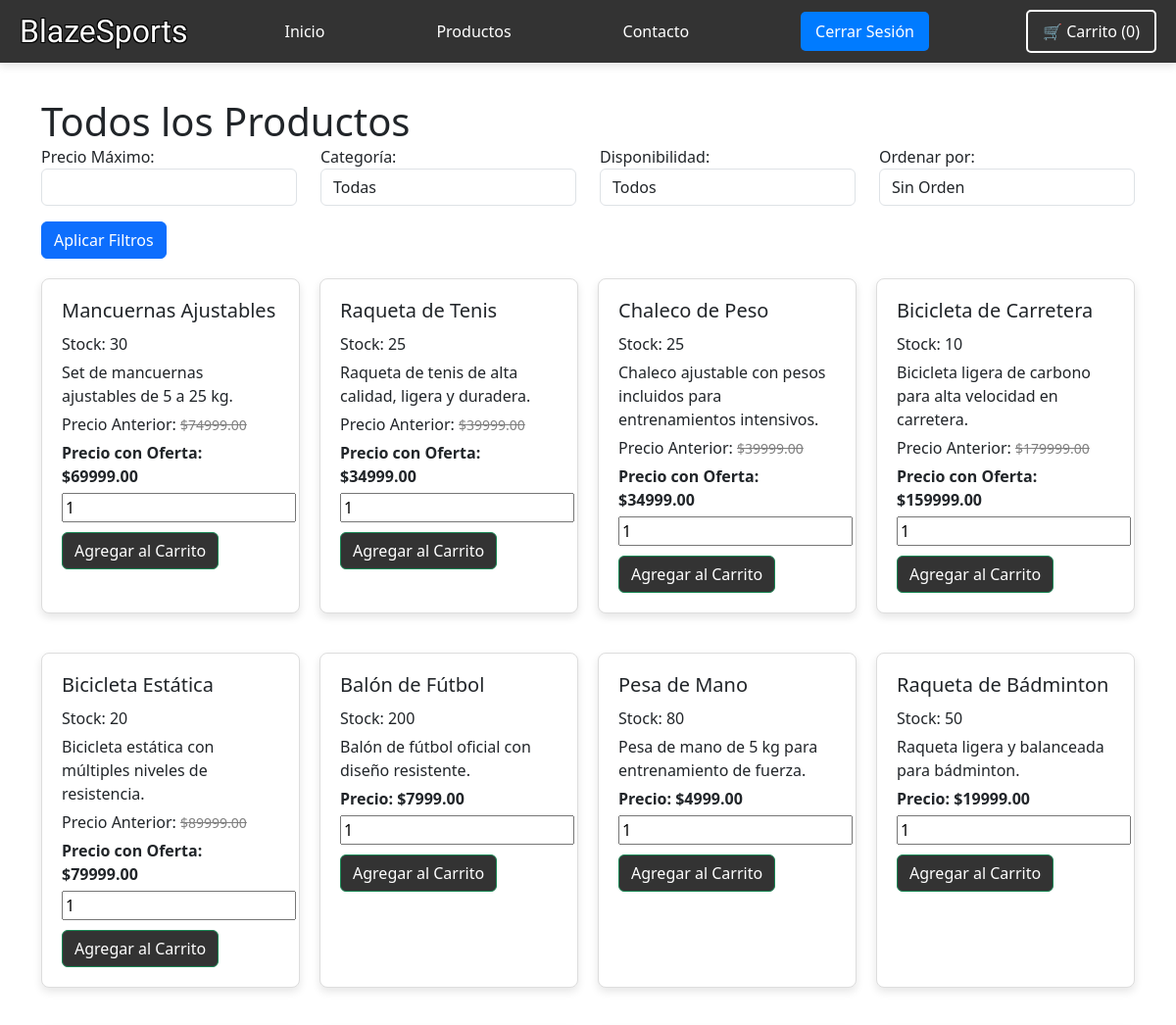
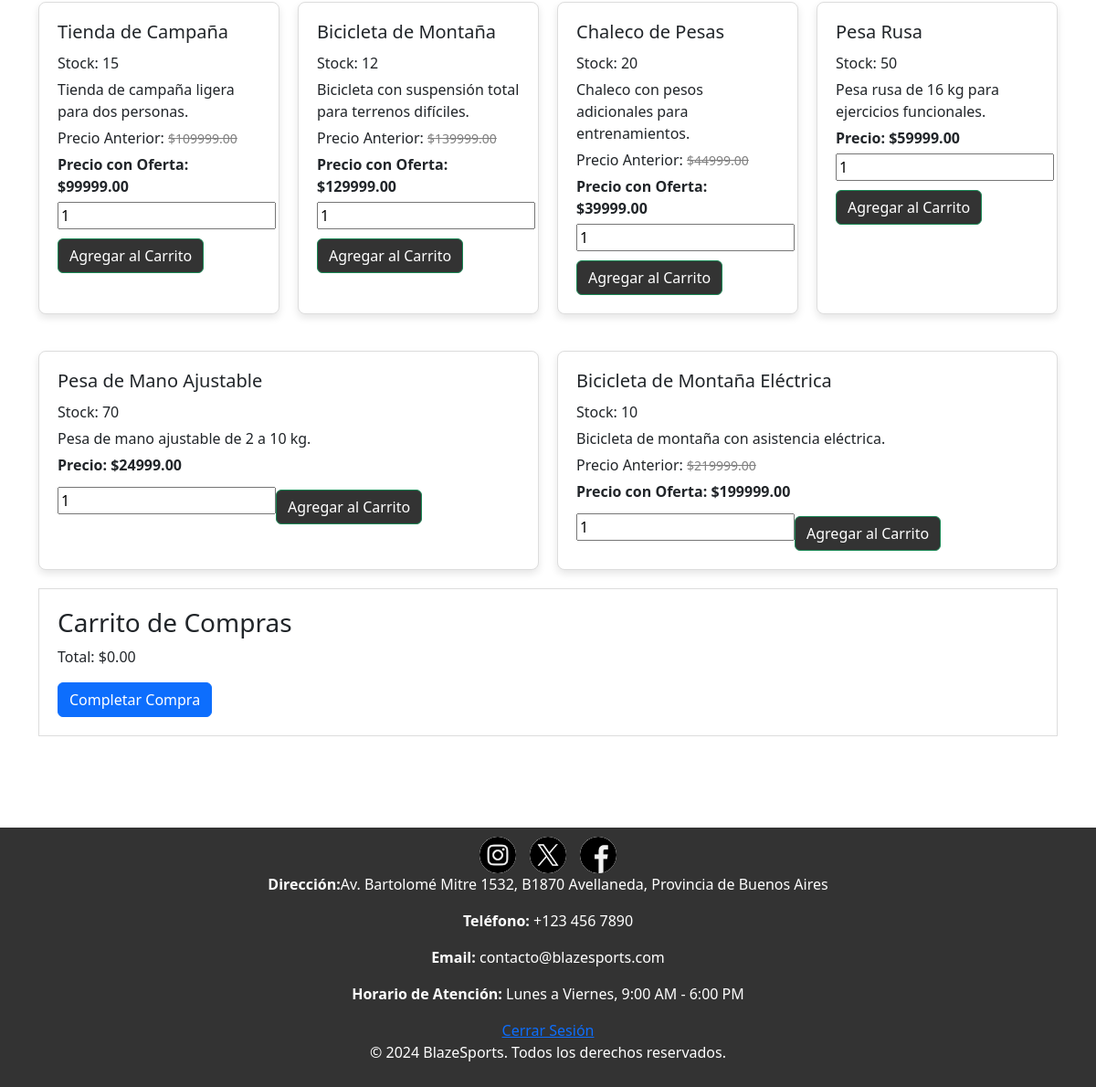
The page /productos.php?categoria=Equipamiento on the database its author committed (2 pictures, top to bottom).
### tables this page shows
CREATE TABLE `productos` (
  `id` int(11) NOT NULL,
  `nombre` varchar(255) NOT NULL,
  `descripcion` text NOT NULL,
  `precio` decimal(10,2) NOT NULL,
  `categoria` varchar(255) NOT NULL,
  `imagen` varchar(255) NOT NULL,
  `popularidad` int(11) DEFAULT 0,
  `stock` int(11) DEFAULT 0,
  `oferta` tinyint(1) DEFAULT 0,
  `precio_anterior` decimal(10,2) DEFAULT NULL,
  `en_oferta` tinyint(1) DEFAULT 0
);

### productos.php (the view, shortened to what this page needs)
<?php
include('db.php');
$filtro_precio = isset($_GET['precio']) ? $_GET['precio'] : '';
$filtro_categoria = isset($_GET['categoria']) ? $_GET['categoria'] : '';
$sql = "SELECT id, nombre, descripcion, precio, precio_anterior, en_oferta, stock FROM productos WHERE 1=1";
if ($filtro_categoria != '') {
  $sql .= " AND categoria = '$filtro_categoria'";
}
$result = $conn->query($sql);
?>
<!DOCTYPE html>
<html lang="es">
<head>
  <link href="https://cdn.jsdelivr.net/npm/bootstrap@5.3.3/dist/css/bootstrap.min.css" rel="stylesheet">
  <link rel="stylesheet" href="estilos/styles.css">
</head>
<body>
<header>
        <nav>
            <ul>
                <h2 id="logo">BlazeSports</h2>
                <li><a href="index.php">Inicio</a></li>
                <li><a href="productos.php">Productos</a></li>
                <li><a href="contacto.php">Contacto</a></li>
                <?php if ($_SESSION['username'] == "Invitado"): ?>
                    <li><a href="login.php"><button>Iniciar Sesión</button></a></li>
                    <li><a href="registro.php"><button>Registrarse</button></a></li>
                <?php else: ?>
                    <li><a href="logout.php"><button>Cerrar Sesión</button></a></li>
                <?php endif; ?>
                <li>
                <a href="#carrito-container" class="btn btn-primary">🛒 Carrito (<span id="cart-count">0</span>)</a>
            </li>
            </ul>
        </nav>
    </header>
<main>
  <div class="container no-margin">
    <h1>Todos los Productos</h1>
    <form method="GET" action="productos.php">
      <div class="row">
        <div class="col-md-3">
          <label for="precio">Precio Máximo:</label>
          <input type="number" name="precio" id="precio" class="form-control" value="<?php echo htmlspecialchars($filtro_precio); ?>">
        </div>
        <div class="col-md-3">
          <label for="categoria">Categoría:</label>
          <select name="categoria" id="categoria" class="form-control">
            <option value="">Todas</option>
          </select>
        </div>
        <div class="col-md-3">
          <label for="disponible">Disponibilidad:</label>
          <select name="disponible" id="disponible" class="form-control">
            <option value="">Todos</option>
          </select>
        </div>
        <div class="col-md-3">
          <label for="orden">Ordenar por:</label>
          <select name="orden" id="orden" class="form-control">
            <option value="">Sin Orden</option>
          </select>
        </div>
      </div>
      <div class="row mt-3">
        <div class="col-md-12">
          <button type="submit" class="btn btn-primary">Aplicar Filtros</button>
        </div>
      </div>
    </form>
    <div class="productos-container">
    <?php
    if ($result->num_rows > 0) {
      while($row = $result->fetch_assoc()) {
        echo '<div class="producto">';
        echo '<h3>' . htmlspecialchars($row["nombre"]) . '</h3>';
        echo '<p>Stock: ' . htmlspecialchars($row["stock"]) . '</p>';
        echo '<p>' . htmlspecialchars($row["descripcion"]) . '</p>';
        if ($row["en_oferta"]) {
          if (!empty($row["precio_anterior"]) && $row["precio_anterior"] > $row["precio"]) {
            echo '<p class="precio-anterior">Precio Anterior: <del>$' . htmlspecialchars($row["precio_anterior"]) . '</del></p>';
          }
          echo '<p>Precio con Oferta: $' . htmlspecialchars($row["precio"]) . '</p>';
        } else {
          echo '<p>Precio: $' . htmlspecialchars($row["precio"]) . '</p>';
        }
        echo '<input type="number" min="1" value="1" id="cantidad-' . htmlspecialchars($row["id"]) . '" class="cantidad-producto">';
        echo '<button class="btn btn-success agregar-carrito" data-id="' . htmlspecialchars($row["id"]) . '" data-nombre="' . htmlspecialchars($row["nombre"]) . '" data-precio="' . htmlspecialchars($row["precio"]) . '" data-stock="' . htmlspecialchars($row["stock"]) . '">Agregar al Carrito</button>';
        echo '</div>';
      }
    } else {
      echo "<p>No se encontraron productos con los filtros aplicados.</p>";
    }
    ?>
    </div>
    <div id="carrito-container">
  <h3>Carrito de Compras</h3>
  <div id="total-carrito">
  </div>
  <form method="GET" action="checkout.php">
      <button type="submit" class="btn btn-primary">Completar Compra</button>
  </form>
</div>
</main>
<footer>
<div class="social-buttons">
            <a href="https://www.instagram.com" target="_blank" class="social-button instagram">
                <img src="img/instagram (1).png" alt="Instagram">
            </a>
            <a href="https://twitter.com" target="_blank" class="social-button twitter">
                <img src="img/gorjeo.png" alt="Twitter">
            </a>
            <a href="https://www.facebook.com" target="_blank" class="social-button facebook">
                <img src="img/facebook.png" alt="Facebook">
            </a>
        </div>
<p><strong>Dirección:</strong>Av. Bartolomé Mitre 1532, B1870 Avellaneda, Provincia de Buenos Aires</p>
                <p><strong>Teléfono:</strong> +123 456 7890</p>
                <p><strong>Email:</strong> contacto@blazesports.com</p>
                <p><strong>Horario de Atención:</strong> Lunes a Viernes, 9:00 AM - 6:00 PM</p>
  <?php if ($_SESSION['username'] === "Invitado"): ?>
    <a href="login.php">Iniciar Sesión</a> |
    <a href="registro.php">Registrarse</a> |
  <?php else: ?>
    <a href="logout.php">Cerrar Sesión</a>
  <?php endif; ?>
  <p>&copy; 2024 BlazeSports. Todos los derechos reservados.</p>
</footer>
</body>
</html>

### estilos/styles.css (style rules this page uses)
body { margin: 0; padding: 0; }
#logo { font-family: "Jersey 10", sans-serif; font-weight: 400; font-style: normal; color: white; text-shadow: 1px 1px 0 #000, -1px -1px 0 #000, 1px -1px 0 #000, -1px 1px 0 #000; margin: 0; padding: 0; }
header { width: 100%; position: fixed; background-color: #333; padding: 10px 20px; box-shadow: 0 4px 8px rgba(0, 0, 0, 0.1); }
nav ul { list-style-type: none; margin: 0; padding: 0; display: flex; align-items: center; justify-content: space-between; }
nav ul li { margin-left: 20px; }
nav ul li a { color: #fff; text-decoration: none; padding: 8px 15px; border-radius: 5px; transition: background-color 0.3s; }
nav ul li button { background-color: #007BFF; color: #fff; border: none; padding: 8px 15px; border-radius: 5px; cursor: pointer; transition: background-color 0.3s; }
nav ul li a.btn { background-color: transparent; color: #fff; border: 2px solid #fff; padding: 8px 15px; border-radius: 5px; transition: background-color 0.3s, color 0.3s; }
h2 { font-family: "Jersey 10", sans-serif; font-weight: 400; font-style: normal; }
h1 { margin: 0; padding: 0; }
.productos-container { display: flex; flex-wrap: wrap; gap: 20px; justify-content: center; }
.producto { background-color: #fff; border: 1px solid #ddd; border-radius: 8px; padding: 20px; box-shadow: 0 4px 8px rgba(0, 0, 0, 0.1); width: calc(25% - 20px); box-sizing: border-box; }
.producto h3 { font-size: 20px; margin-bottom: 10px; }
.producto p { font-size: 16px; margin: 5px 0; }
.container.no-margin { margin-top: 0 !important; padding-bottom: 100px; padding-top: 100px; }
.productos-container { display: flex; flex-wrap: wrap; gap: 20px; }
.producto { flex: 1 1 calc(25% - 20px); border: 1px solid #ddd; padding: 20px; margin-top: 20px; border-radius: 5px; background-color: #fff; }
.producto h3 { font-size: 1.5rem; }
.producto p { font-size: 1rem; }
.producto del { color: grey; font-size: 14px; }
.producto p:last-of-type { font-weight: bold; }
footer { background-color: #333; color: white; text-align: center; padding: 10px 0; width: 100%; bottom: 0; }
#carrito-container { border: 1px solid #ddd; padding: 20px; margin-top: 20px; }
.agregar-carrito { background-color: #333; margin-top: 10px; }
.social-buttons { display: flex; justify-content: center; gap: 15px; }
.social-button { display: inline-block; width: 40px; height: 40px; background-color: #f1f1f1; border-radius: 50%; overflow: hidden; transition: background-color 0.3s, transform 0.3s; }
.social-button img { width: 100%; height: auto; display: block; }

### rows shown on the page
productos: nombre "Mancuernas Ajustables", stock "30", descripcion "Set de mancuernas ajustables de 5 a 25 kg.", precio_anterior "74999.00", precio "69999.00"
productos: nombre "Raqueta de Tenis", stock "25", descripcion "Raqueta de tenis de alta calidad, ligera y duradera.", precio_anterior "39999.00", precio "34999.00"
productos: nombre "Chaleco de Peso", stock "25", descripcion "Chaleco ajustable con pesos incluidos para entrenamientos intensivos.", precio_anterior "39999.00", precio "34999.00"
productos: nombre "Bicicleta de Carretera", stock "10", descripcion "Bicicleta ligera de carbono para alta velocidad en carretera.", precio_anterior "179999.00", precio "159999.00"
productos: nombre "Bicicleta Estática", stock "20", descripcion "Bicicleta estática con múltiples niveles de resistencia.", precio_anterior "89999.00", precio "79999.00"
productos: nombre "Balón de Fútbol", stock "200", descripcion "Balón de fútbol oficial con diseño resistente.", precio "7999.00"
productos: nombre "Pesa de Mano", stock "80", descripcion "Pesa de mano de 5 kg para entrenamiento de fuerza.", precio "4999.00"
productos: nombre "Raqueta de Bádminton", stock "50", descripcion "Raqueta ligera y balanceada para bádminton.", precio "19999.00"
productos: nombre "Tienda de Campaña", stock "15", descripcion "Tienda de campaña ligera para dos personas.", precio_anterior "109999.00", precio "99999.00"
productos: nombre "Bicicleta de Montaña", stock "12", descripcion "Bicicleta con suspensión total para terrenos difíciles.", precio_anterior "139999.00", precio "129999.00"
productos: nombre "Chaleco de Pesas", stock "20", descripcion "Chaleco con pesos adicionales para entrenamientos.", precio_anterior "44999.00", precio "39999.00"
productos: nombre "Pesa Rusa", stock "50", descripcion "Pesa rusa de 16 kg para ejercicios funcionales.", precio "59999.00"
productos: nombre "Pesa de Mano Ajustable", stock "70", descripcion "Pesa de mano ajustable de 2 a 10 kg.", precio "24999.00"
productos: nombre "Bicicleta de Montaña Eléctrica", stock "10", descripcion "Bicicleta de montaña con asistencia eléctrica.", precio_anterior "219999.00", precio "199999.00"
